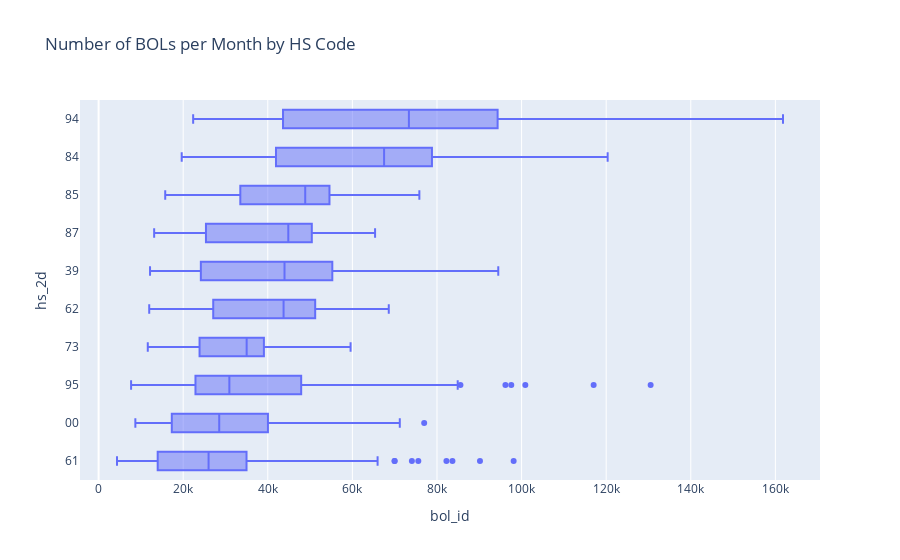

Write notebook code for a chart like this one.
### Code cell
box_counts_by_time(
    data_lzdf=imports_lzdf.with_columns(pl.col('date_arrival').dt.strftime('%Y%m').alias('month_year')),
    value_var='bol_id',
    group_var='hs_2d',
    time_var='month_year',
    title='Number of BOLs per Month by HS Code'
)

### Figure 1 — Plotly figure (JSON) as saved in the notebook; plotly's stock layout.template omitted (floating-point values rounded to 4 significant figures; data arrays with more than 128 entries replaced by an {"elided": "..."} marker saying what was removed)
{"data": [{"alignmentgroup": "True", "hovertemplate": "bol_id=%{x}<br>hs_2d=%{y}<extra></extra>", "legendgroup": "", "marker": {"color": "#636efa"}, "name": "", "notched": false, "offsetgroup": "", "orientation": "h", "showlegend": false, "type": "box", "x": {"elided": "2270 int values"}, "x0": " ", "xaxis": "x", "y": {"elided": "2270 str values"}, "y0": " ", "yaxis": "y"}], "layout": {"boxmode": "group", "legend": {"tracegroupgap": 0}, "title": {"text": "Number of BOLs per Month by HS Code"}, "xaxis": {"anchor": "y", "domain": [0, 1], "title": {"text": "bol_id"}}, "yaxis": {"anchor": "x", "categoryarray": ["61", "00", "95", "73", "62", "39", "87", "85", "84", "94"], "categoryorder": "array", "domain": [0, 1], "title": {"text": "hs_2d"}}}}
